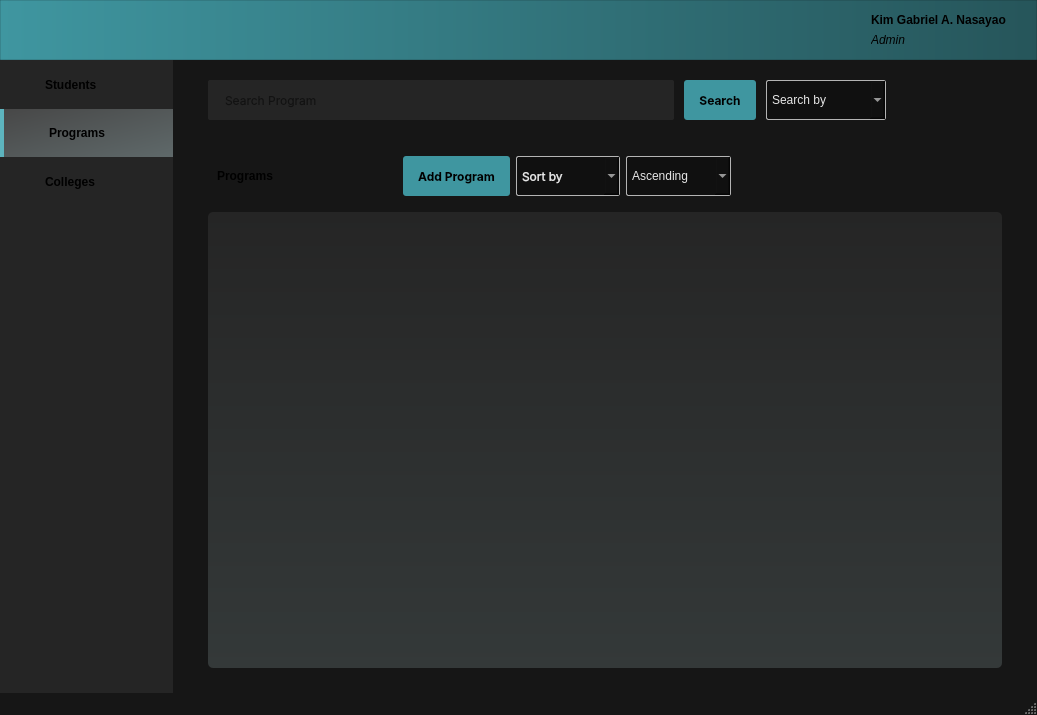
<?xml version="1.0" encoding="UTF-8"?>
<ui version="4.0">
 <class>mainWindow</class>
 <widget class="QMainWindow" name="mainWindow">
  <property name="geometry">
   <rect>
    <x>0</x>
    <y>0</y>
    <width>1037</width>
    <height>715</height>
   </rect>
  </property>
  <property name="font">
   <font>
    <family>Inter</family>
    <pointsize>9</pointsize>
    <italic>false</italic>
    <bold>false</bold>
   </font>
  </property>
  <property name="windowTitle">
   <string>MainWindow</string>
  </property>
  <property name="autoFillBackground">
   <bool>false</bool>
  </property>
  <property name="styleSheet">
   <string notr="true">QMainWindow {
	background-color: rgb(22, 22, 22);
	font: 9pt &quot;Inter&quot;;
}

/* DROP DOWNS */
QComboBox {
	border-radius: 2px;
	border: 1px solid rgb(180, 180, 180) !important;
	font: 9pt &quot;Inter&quot;;
	color: rgb(230, 230, 230);
	background-color: rgb(16, 16, 16);
	padding: 5px;
}

QComboBox::drop-down {
  subcontrol-origin: padding;
  subcontrol-position: top right;
  width: 15px;
}

QComboBox QAbstractItemView::item::hover {
	background-color: rgb(35, 35, 35);
}

QComboBox::hover {
	background-color: rgb(35, 35, 35);
}

/* BUTTONS */
QPushButton {
	font: 9pt &quot;Inter&quot;;
	font-weight: bold;
	padding: 0px, 15px;
	background-color: rgb(63, 150, 160);
	border-radius: 3px;
	padding: 0px 15px;
}

QPushButton::hover {
	background-color: rgb(83, 170, 180);
}

#sidebarFrame QPushButton {
	font: 12pt &quot;Inter&quot;;
	font-weight: 600;
	background-color: rgb(37, 37, 37);
	border-radius: 0px;
	text-align: left;
	padding-left: 45px
}

#sidebarFrame QPushButton::hover {
	background-color: rgb(47, 47, 47);
	border-radius: 0px;
}

#sidebarFrame #programsSidebarButton {
	background-color: qlineargradient(spread:pad, x1:0, y1:0, x2:1, y2:1, stop:0 rgba(71, 71, 71, 255), stop:1 rgba(95, 105, 106, 255));
	border-left: 4px solid rgb(93, 180, 190);
}

#headerFrame QPushButton {
	background: none;
}

#sortByLabel {
	color: rgb(100, 100, 100)
}

/* LINE EDIT */
#searchBarLineEdit {
	background-color: rgb(37, 37, 37);
	border-radius: 2px;
	padding: 0px 15px;
}

/* FRAMES */
QFrame {
  border: none;
}

#dataFrame {
	background-color: qlineargradient(spread:pad, x1:0, y1:0, x2:0, y2:1, stop:0 rgba(37, 37, 37, 255), stop:1 rgba(52, 57, 57, 255));
	border-radius: 5px;
}

#headerFrame {
	background-color: qlineargradient(spread:pad, x1:0, y1:0, x2:1, y2:0, stop:0 rgba(63, 150, 160, 255), stop:1 rgba(38, 85, 90, 255));
	border: 1px solid rgba(0, 0, 0, 30);
}

#sidebarFrame {
	background-color: rgb(37, 37, 37);
}

/* LABELS */
#studentLabel {
  font: 20pt &quot;Inter&quot;;
  font-weight: bold;
}

#tableHeaderFrame QLabel {
	font: 9pt &quot;Inter&quot;;
	font-weight: 500;
	color: rgb(120, 139, 140);
}

#dataFrame Line {
	background-color: rgb(120, 139, 140);
}

#userNameLabel {
	font: 9pt &quot;Inter&quot;;
	font-weight: 600;
}

#userRoleLabel {
	font: 9pt &quot;Inter&quot;;
	font-style: italic;
}

/* DATA TABLE */
#scrollArea QLabel {
	font: 9pt &quot;Inter&quot;;
	font-weight: 500;
}

#scrollArea Line {
	background-color: rgb(120, 139, 140);
}</string>
  </property>
  <property name="tabShape">
   <enum>QTabWidget::TabShape::Rounded</enum>
  </property>
  <widget class="QWidget" name="centralwidget">
   <property name="layoutDirection">
    <enum>Qt::LayoutDirection::LeftToRight</enum>
   </property>
   <property name="styleSheet">
    <string notr="true"/>
   </property>
   <layout class="QVBoxLayout" name="verticalLayout_2" stretch="1,10">
    <property name="spacing">
     <number>0</number>
    </property>
    <property name="leftMargin">
     <number>0</number>
    </property>
    <property name="topMargin">
     <number>0</number>
    </property>
    <property name="rightMargin">
     <number>0</number>
    </property>
    <property name="bottomMargin">
     <number>0</number>
    </property>
    <item>
     <widget class="QFrame" name="headerFrame">
      <property name="maximumSize">
       <size>
        <width>16777215</width>
        <height>60</height>
       </size>
      </property>
      <property name="acceptDrops">
       <bool>false</bool>
      </property>
      <property name="styleSheet">
       <string notr="true"/>
      </property>
      <property name="frameShape">
       <enum>QFrame::Shape::NoFrame</enum>
      </property>
      <property name="frameShadow">
       <enum>QFrame::Shadow::Plain</enum>
      </property>
      <property name="lineWidth">
       <number>0</number>
      </property>
      <layout class="QHBoxLayout" name="horizontalLayout_3" stretch="0,5,0,0">
       <property name="spacing">
        <number>0</number>
       </property>
       <property name="leftMargin">
        <number>30</number>
       </property>
       <property name="topMargin">
        <number>5</number>
       </property>
       <property name="rightMargin">
        <number>30</number>
       </property>
       <property name="bottomMargin">
        <number>5</number>
       </property>
       <item>
        <widget class="QPushButton" name="logoButton">
         <property name="sizePolicy">
          <sizepolicy hsizetype="Preferred" vsizetype="Fixed">
           <horstretch>0</horstretch>
           <verstretch>0</verstretch>
          </sizepolicy>
         </property>
         <property name="cursor">
          <cursorShape>PointingHandCursor</cursorShape>
         </property>
         <property name="text">
          <string/>
         </property>
         <property name="icon">
          <iconset>
           <normaloff>../../../assets/Logo.png</normaloff>../../../assets/Logo.png</iconset>
         </property>
         <property name="iconSize">
          <size>
           <width>200</width>
           <height>50</height>
          </size>
         </property>
        </widget>
       </item>
       <item>
        <spacer name="horizontalSpacer_3">
         <property name="orientation">
          <enum>Qt::Orientation::Horizontal</enum>
         </property>
         <property name="sizeHint" stdset="0">
          <size>
           <width>40</width>
           <height>20</height>
          </size>
         </property>
        </spacer>
       </item>
       <item>
        <widget class="QPushButton" name="accountButton">
         <property name="cursor">
          <cursorShape>PointingHandCursor</cursorShape>
         </property>
         <property name="text">
          <string/>
         </property>
         <property name="icon">
          <iconset>
           <normaloff>../../../assets/account.png</normaloff>../../../assets/account.png</iconset>
         </property>
         <property name="iconSize">
          <size>
           <width>40</width>
           <height>40</height>
          </size>
         </property>
        </widget>
       </item>
       <item>
        <widget class="QFrame" name="accountFrame">
         <property name="maximumSize">
          <size>
           <width>16777215</width>
           <height>40</height>
          </size>
         </property>
         <property name="frameShape">
          <enum>QFrame::Shape::StyledPanel</enum>
         </property>
         <property name="frameShadow">
          <enum>QFrame::Shadow::Raised</enum>
         </property>
         <layout class="QVBoxLayout" name="verticalLayout_6">
          <property name="spacing">
           <number>0</number>
          </property>
          <property name="leftMargin">
           <number>0</number>
          </property>
          <property name="topMargin">
           <number>0</number>
          </property>
          <property name="rightMargin">
           <number>0</number>
          </property>
          <property name="bottomMargin">
           <number>0</number>
          </property>
          <item>
           <widget class="QLabel" name="userNameLabel">
            <property name="text">
             <string>Kim Gabriel A. Nasayao</string>
            </property>
           </widget>
          </item>
          <item>
           <widget class="QLabel" name="userRoleLabel">
            <property name="text">
             <string>Admin</string>
            </property>
           </widget>
          </item>
         </layout>
        </widget>
       </item>
      </layout>
     </widget>
    </item>
    <item>
     <widget class="QFrame" name="bodyFrame">
      <property name="autoFillBackground">
       <bool>false</bool>
      </property>
      <property name="styleSheet">
       <string notr="true"/>
      </property>
      <property name="frameShape">
       <enum>QFrame::Shape::StyledPanel</enum>
      </property>
      <property name="frameShadow">
       <enum>QFrame::Shadow::Raised</enum>
      </property>
      <layout class="QHBoxLayout" name="horizontalLayout_7" stretch="1,5">
       <property name="spacing">
        <number>0</number>
       </property>
       <property name="leftMargin">
        <number>0</number>
       </property>
       <property name="topMargin">
        <number>0</number>
       </property>
       <property name="rightMargin">
        <number>0</number>
       </property>
       <property name="bottomMargin">
        <number>0</number>
       </property>
       <item>
        <widget class="QFrame" name="sidebarFrame">
         <property name="styleSheet">
          <string notr="true"/>
         </property>
         <property name="frameShape">
          <enum>QFrame::Shape::NoFrame</enum>
         </property>
         <property name="frameShadow">
          <enum>QFrame::Shadow::Raised</enum>
         </property>
         <property name="lineWidth">
          <number>0</number>
         </property>
         <layout class="QVBoxLayout" name="verticalLayout" stretch="1,1,1,10">
          <property name="spacing">
           <number>0</number>
          </property>
          <property name="leftMargin">
           <number>0</number>
          </property>
          <property name="topMargin">
           <number>0</number>
          </property>
          <property name="rightMargin">
           <number>0</number>
          </property>
          <property name="bottomMargin">
           <number>0</number>
          </property>
          <item>
           <widget class="QPushButton" name="studentsSidebarButton">
            <property name="sizePolicy">
             <sizepolicy hsizetype="Minimum" vsizetype="Preferred">
              <horstretch>0</horstretch>
              <verstretch>0</verstretch>
             </sizepolicy>
            </property>
            <property name="cursor">
             <cursorShape>PointingHandCursor</cursorShape>
            </property>
            <property name="text">
             <string>Students</string>
            </property>
            <property name="icon">
             <iconset>
              <normaloff>../../../assets/student.png</normaloff>../../../assets/student.png</iconset>
            </property>
            <property name="iconSize">
             <size>
              <width>30</width>
              <height>30</height>
             </size>
            </property>
           </widget>
          </item>
          <item>
           <widget class="QPushButton" name="programsSidebarButton">
            <property name="sizePolicy">
             <sizepolicy hsizetype="Preferred" vsizetype="Preferred">
              <horstretch>0</horstretch>
              <verstretch>0</verstretch>
             </sizepolicy>
            </property>
            <property name="cursor">
             <cursorShape>PointingHandCursor</cursorShape>
            </property>
            <property name="text">
             <string>Programs</string>
            </property>
            <property name="icon">
             <iconset>
              <normaloff>../../../assets/program.png</normaloff>../../../assets/program.png</iconset>
            </property>
            <property name="iconSize">
             <size>
              <width>30</width>
              <height>30</height>
             </size>
            </property>
           </widget>
          </item>
          <item>
           <widget class="QPushButton" name="collegesSidebarButton">
            <property name="sizePolicy">
             <sizepolicy hsizetype="Preferred" vsizetype="Preferred">
              <horstretch>0</horstretch>
              <verstretch>0</verstretch>
             </sizepolicy>
            </property>
            <property name="cursor">
             <cursorShape>PointingHandCursor</cursorShape>
            </property>
            <property name="text">
             <string>Colleges</string>
            </property>
            <property name="icon">
             <iconset>
              <normaloff>../../../assets/college.png</normaloff>../../../assets/college.png</iconset>
            </property>
            <property name="iconSize">
             <size>
              <width>30</width>
              <height>30</height>
             </size>
            </property>
            <property name="autoRepeat">
             <bool>false</bool>
            </property>
           </widget>
          </item>
          <item>
           <spacer name="verticalSpacer">
            <property name="orientation">
             <enum>Qt::Orientation::Vertical</enum>
            </property>
            <property name="sizeHint" stdset="0">
             <size>
              <width>20</width>
              <height>40</height>
             </size>
            </property>
           </spacer>
          </item>
         </layout>
        </widget>
       </item>
       <item>
        <widget class="QFrame" name="mainDisplayFrame">
         <property name="styleSheet">
          <string notr="true"/>
         </property>
         <property name="frameShape">
          <enum>QFrame::Shape::NoFrame</enum>
         </property>
         <property name="frameShadow">
          <enum>QFrame::Shadow::Raised</enum>
         </property>
         <property name="lineWidth">
          <number>0</number>
         </property>
         <layout class="QVBoxLayout" name="verticalLayout_3" stretch="1,1,8">
          <property name="spacing">
           <number>5</number>
          </property>
          <property name="leftMargin">
           <number>35</number>
          </property>
          <property name="topMargin">
           <number>5</number>
          </property>
          <property name="rightMargin">
           <number>35</number>
          </property>
          <property name="bottomMargin">
           <number>25</number>
          </property>
          <item>
           <widget class="QFrame" name="searchBarFrame">
            <property name="maximumSize">
             <size>
              <width>16777215</width>
              <height>90</height>
             </size>
            </property>
            <property name="font">
             <font>
              <family>Inter 18pt</family>
              <pointsize>9</pointsize>
              <italic>false</italic>
              <bold>false</bold>
             </font>
            </property>
            <property name="frameShape">
             <enum>QFrame::Shape::StyledPanel</enum>
            </property>
            <property name="frameShadow">
             <enum>QFrame::Shadow::Raised</enum>
            </property>
            <layout class="QHBoxLayout" name="horizontalLayout_8" stretch="8,1,1,2">
             <property name="spacing">
              <number>10</number>
             </property>
             <property name="leftMargin">
              <number>0</number>
             </property>
             <property name="topMargin">
              <number>15</number>
             </property>
             <property name="rightMargin">
              <number>0</number>
             </property>
             <property name="bottomMargin">
              <number>20</number>
             </property>
             <item>
              <widget class="QLineEdit" name="searchBarLineEdit">
               <property name="sizePolicy">
                <sizepolicy hsizetype="Expanding" vsizetype="Preferred">
                 <horstretch>0</horstretch>
                 <verstretch>0</verstretch>
                </sizepolicy>
               </property>
               <property name="minimumSize">
                <size>
                 <width>100</width>
                 <height>40</height>
                </size>
               </property>
               <property name="maximumSize">
                <size>
                 <width>16777215</width>
                 <height>60</height>
                </size>
               </property>
               <property name="font">
                <font>
                 <family>Inter</family>
                 <pointsize>9</pointsize>
                 <italic>false</italic>
                 <bold>false</bold>
                </font>
               </property>
               <property name="autoFillBackground">
                <bool>false</bool>
               </property>
               <property name="styleSheet">
                <string notr="true"/>
               </property>
               <property name="placeholderText">
                <string>Search Program</string>
               </property>
              </widget>
             </item>
             <item>
              <widget class="QPushButton" name="searchButton">
               <property name="sizePolicy">
                <sizepolicy hsizetype="Minimum" vsizetype="Preferred">
                 <horstretch>0</horstretch>
                 <verstretch>0</verstretch>
                </sizepolicy>
               </property>
               <property name="minimumSize">
                <size>
                 <width>0</width>
                 <height>40</height>
                </size>
               </property>
               <property name="maximumSize">
                <size>
                 <width>16777215</width>
                 <height>60</height>
                </size>
               </property>
               <property name="font">
                <font>
                 <family>Inter</family>
                 <pointsize>9</pointsize>
                 <italic>false</italic>
                 <bold>true</bold>
                </font>
               </property>
               <property name="cursor">
                <cursorShape>PointingHandCursor</cursorShape>
               </property>
               <property name="styleSheet">
                <string notr="true"/>
               </property>
               <property name="text">
                <string>Search</string>
               </property>
              </widget>
             </item>
             <item>
              <widget class="QComboBox" name="searchByComboBox">
               <property name="sizePolicy">
                <sizepolicy hsizetype="Maximum" vsizetype="Preferred">
                 <horstretch>0</horstretch>
                 <verstretch>0</verstretch>
                </sizepolicy>
               </property>
               <property name="minimumSize">
                <size>
                 <width>120</width>
                 <height>40</height>
                </size>
               </property>
               <property name="maximumSize">
                <size>
                 <width>16777215</width>
                 <height>60</height>
                </size>
               </property>
               <property name="cursor">
                <cursorShape>PointingHandCursor</cursorShape>
               </property>
               <property name="toolTip">
                <string>Search by</string>
               </property>
               <property name="toolTipDuration">
                <number>0</number>
               </property>
               <property name="currentText">
                <string/>
               </property>
               <property name="placeholderText">
                <string>Search by</string>
               </property>
               <item>
                <property name="text">
                 <string>Program Code</string>
                </property>
               </item>
               <item>
                <property name="text">
                 <string>Program Name</string>
                </property>
               </item>
               <item>
                <property name="text">
                 <string>College Code</string>
                </property>
               </item>
              </widget>
             </item>
             <item>
              <spacer name="horizontalSpacer_2">
               <property name="orientation">
                <enum>Qt::Orientation::Horizontal</enum>
               </property>
               <property name="sizeHint" stdset="0">
                <size>
                 <width>40</width>
                 <height>20</height>
                </size>
               </property>
              </spacer>
             </item>
            </layout>
           </widget>
          </item>
          <item>
           <widget class="QFrame" name="controlsFrame">
            <property name="maximumSize">
             <size>
              <width>16777215</width>
              <height>70</height>
             </size>
            </property>
            <property name="frameShape">
             <enum>QFrame::Shape::StyledPanel</enum>
            </property>
            <property name="frameShadow">
             <enum>QFrame::Shadow::Raised</enum>
            </property>
            <layout class="QHBoxLayout" name="horizontalLayout" stretch="1,1,2,0,5">
             <property name="sizeConstraint">
              <enum>QLayout::SizeConstraint::SetMinimumSize</enum>
             </property>
             <property name="topMargin">
              <number>11</number>
             </property>
             <property name="rightMargin">
              <number>11</number>
             </property>
             <property name="bottomMargin">
              <number>11</number>
             </property>
             <item>
              <widget class="QLabel" name="studentLabel">
               <property name="minimumSize">
                <size>
                 <width>180</width>
                 <height>0</height>
                </size>
               </property>
               <property name="maximumSize">
                <size>
                 <width>200</width>
                 <height>16777215</height>
                </size>
               </property>
               <property name="text">
                <string>Programs</string>
               </property>
              </widget>
             </item>
             <item>
              <widget class="QPushButton" name="addStudentButton">
               <property name="sizePolicy">
                <sizepolicy hsizetype="Minimum" vsizetype="Preferred">
                 <horstretch>0</horstretch>
                 <verstretch>0</verstretch>
                </sizepolicy>
               </property>
               <property name="maximumSize">
                <size>
                 <width>150</width>
                 <height>16777215</height>
                </size>
               </property>
               <property name="font">
                <font>
                 <family>Inter</family>
                 <pointsize>9</pointsize>
                 <italic>false</italic>
                 <bold>true</bold>
                </font>
               </property>
               <property name="cursor">
                <cursorShape>PointingHandCursor</cursorShape>
               </property>
               <property name="styleSheet">
                <string notr="true"/>
               </property>
               <property name="text">
                <string>Add Program</string>
               </property>
              </widget>
             </item>
             <item>
              <widget class="QComboBox" name="sortByComboBox">
               <property name="enabled">
                <bool>true</bool>
               </property>
               <property name="sizePolicy">
                <sizepolicy hsizetype="Minimum" vsizetype="Preferred">
                 <horstretch>0</horstretch>
                 <verstretch>0</verstretch>
                </sizepolicy>
               </property>
               <property name="minimumSize">
                <size>
                 <width>85</width>
                 <height>40</height>
                </size>
               </property>
               <property name="maximumSize">
                <size>
                 <width>150</width>
                 <height>16777215</height>
                </size>
               </property>
               <property name="font">
                <font>
                 <family>Inter</family>
                 <pointsize>9</pointsize>
                 <italic>false</italic>
                 <bold>false</bold>
                </font>
               </property>
               <property name="cursor">
                <cursorShape>PointingHandCursor</cursorShape>
               </property>
               <property name="toolTip">
                <string>Sort by</string>
               </property>
               <property name="toolTipDuration">
                <number>0</number>
               </property>
               <property name="styleSheet">
                <string notr="true"/>
               </property>
               <property name="placeholderText">
                <string>Sort by</string>
               </property>
               <item>
                <property name="text">
                 <string>Program Code</string>
                </property>
               </item>
               <item>
                <property name="text">
                 <string>Program Name</string>
                </property>
               </item>
               <item>
                <property name="text">
                 <string>College Code</string>
                </property>
               </item>
              </widget>
             </item>
             <item>
              <widget class="QComboBox" name="sortingOrderComboBox">
               <property name="sizePolicy">
                <sizepolicy hsizetype="Minimum" vsizetype="Preferred">
                 <horstretch>0</horstretch>
                 <verstretch>0</verstretch>
                </sizepolicy>
               </property>
               <property name="minimumSize">
                <size>
                 <width>105</width>
                 <height>0</height>
                </size>
               </property>
               <property name="maximumSize">
                <size>
                 <width>150</width>
                 <height>16777215</height>
                </size>
               </property>
               <property name="cursor">
                <cursorShape>PointingHandCursor</cursorShape>
               </property>
               <property name="placeholderText">
                <string/>
               </property>
               <item>
                <property name="text">
                 <string>Ascending</string>
                </property>
               </item>
               <item>
                <property name="text">
                 <string>Descending</string>
                </property>
               </item>
              </widget>
             </item>
             <item>
              <spacer name="horizontalSpacer">
               <property name="orientation">
                <enum>Qt::Orientation::Horizontal</enum>
               </property>
               <property name="sizeHint" stdset="0">
                <size>
                 <width>40</width>
                 <height>20</height>
                </size>
               </property>
              </spacer>
             </item>
            </layout>
           </widget>
          </item>
          <item>
           <widget class="QFrame" name="dataFrame">
            <property name="sizePolicy">
             <sizepolicy hsizetype="Preferred" vsizetype="Preferred">
              <horstretch>0</horstretch>
              <verstretch>0</verstretch>
             </sizepolicy>
            </property>
            <property name="styleSheet">
             <string notr="true"/>
            </property>
            <property name="frameShape">
             <enum>QFrame::Shape::StyledPanel</enum>
            </property>
            <property name="frameShadow">
             <enum>QFrame::Shadow::Raised</enum>
            </property>
            <layout class="QVBoxLayout" name="verticalLayout_4" stretch="0,0">
             <property name="spacing">
              <number>0</number>
             </property>
             <property name="topMargin">
              <number>0</number>
             </property>
             <property name="bottomMargin">
              <number>0</number>
             </property>
             <item>
              <widget class="Line" name="line">
               <property name="minimumSize">
                <size>
                 <width>0</width>
                 <height>0</height>
                </size>
               </property>
               <property name="maximumSize">
                <size>
                 <width>16777215</width>
                 <height>1</height>
                </size>
               </property>
               <property name="styleSheet">
                <string notr="true"/>
               </property>
               <property name="orientation">
                <enum>Qt::Orientation::Horizontal</enum>
               </property>
              </widget>
             </item>
             <item>
              <widget class="QFrame" name="frame">
               <property name="frameShape">
                <enum>QFrame::Shape::StyledPanel</enum>
               </property>
               <property name="frameShadow">
                <enum>QFrame::Shadow::Raised</enum>
               </property>
              </widget>
             </item>
            </layout>
           </widget>
          </item>
         </layout>
        </widget>
       </item>
      </layout>
     </widget>
    </item>
   </layout>
  </widget>
  <widget class="QStatusBar" name="statusBar"/>
 </widget>
 <resources/>
 <connections/>
</ui>
